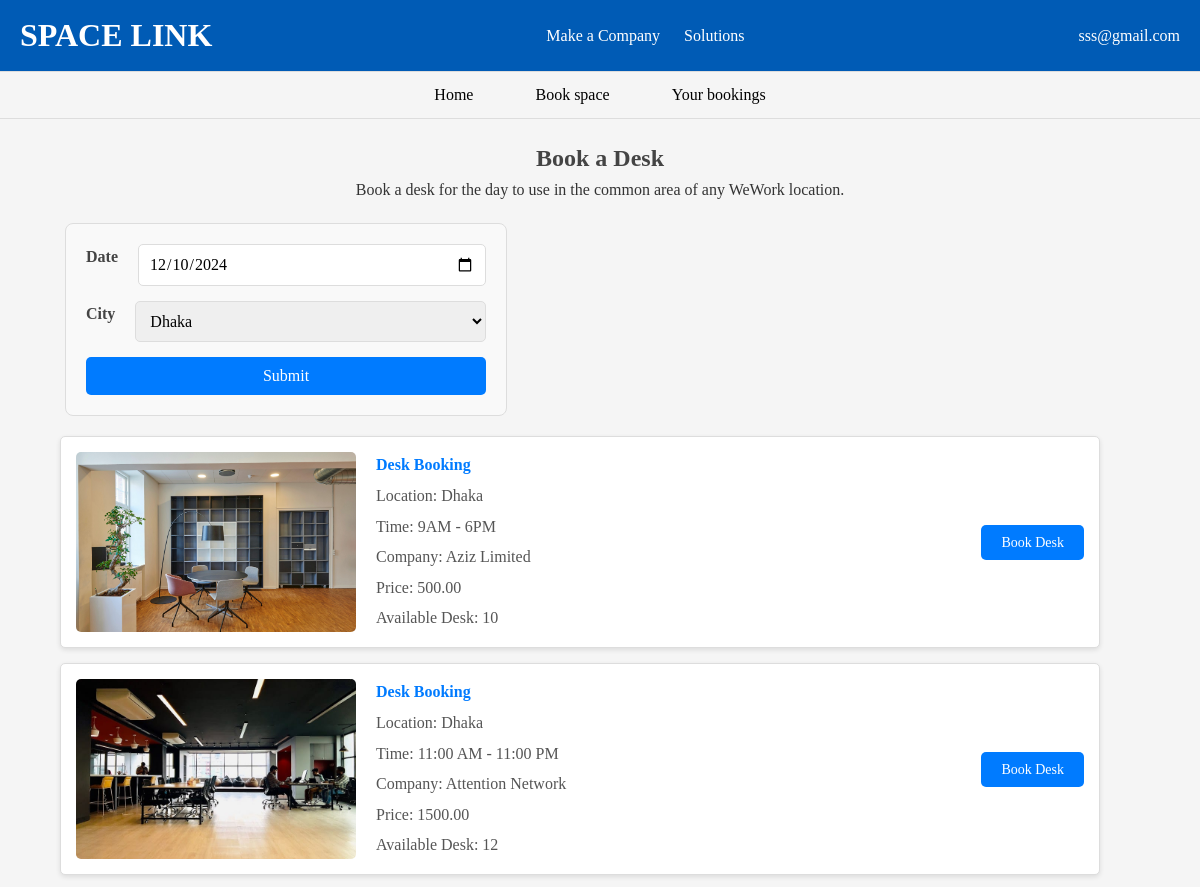
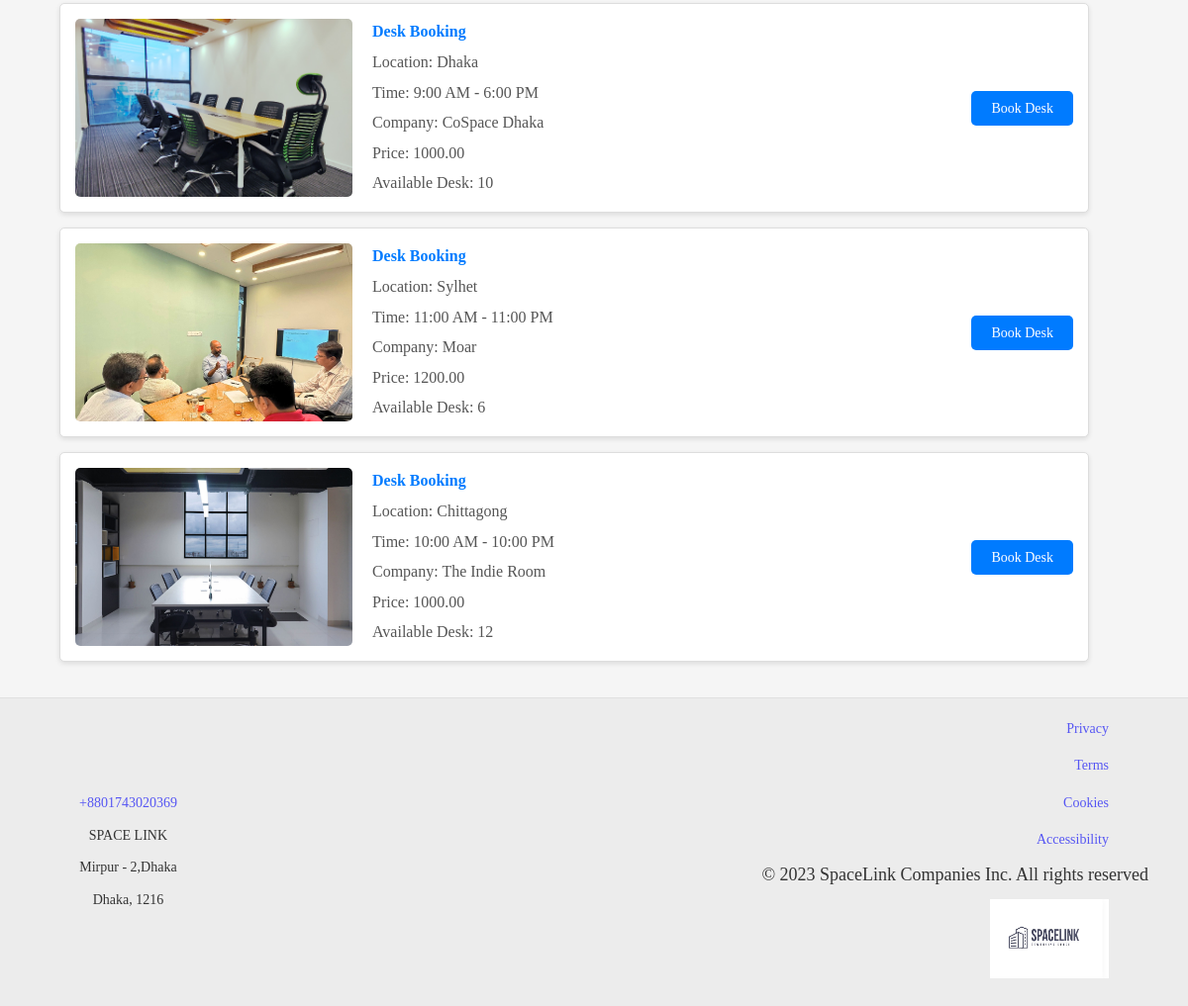
Page /desk/ (signed in) on the committed database (2 pictures, top to bottom).
### Account/models.py (models this page shows, shortened)
class User(AbstractUser, PermissionsMixin):
    CUSTOMER = 'customer'
    COMPANY_ADMIN = 'company_admin'
    company = models.ForeignKey(
        Company,
        on_delete=models.SET_NULL,
        null=True,
        blank=True,
        related_name='admins',
        help_text="The company the user is associated with if they are an admin."
    )
    ROLE_CHOICES = [
        (CUSTOMER, 'Customer'),
        (COMPANY_ADMIN, 'Company Admin'),
    ]
    email = models.EmailField(unique=True)
    role = models.CharField(
        max_length=20,
        choices=ROLE_CHOICES,
        default=CUSTOMER,
    )
    username = None  # Explicitly remove username
    USERNAME_FIELD = 'email'
    REQUIRED_FIELDS = []
    groups = models.ManyToManyField(
        Group,
        related_name="custom_user_set",
        blank=True
    )
    user_permissions = models.ManyToManyField(
        Permission,
        related_name="custom_user_permissions_set",
        blank=True
    )
    objects = CustomUserManager()

### Office/models.py (models this page shows, shortened)
class Desk(models.Model):
    company=models.ForeignKey(Company,on_delete=models.CASCADE)
    time = models.CharField(max_length=400)
    cost = models.DecimalField(max_digits=8, decimal_places=2)
    Cancellation_policy=models.CharField(max_length=600)
    Guest_policy=models.CharField(max_length=600)
    desk = models.IntegerField(default=0)
    image = models.ImageField(upload_to='desk/')

### Company/models.py (models this page shows, shortened)
class Company(models.Model):
    name = models.CharField(max_length=100)
    Location = models.ForeignKey(Location,on_delete=models.CASCADE)
    Company_number = models.CharField(max_length=11,null=True)
    About = models.TextField(blank=True)
    website = models.URLField(blank=True)
    company_mail = models.EmailField(null=True)
    ratings =models.IntegerField(null=True,default=0)
    amenites = models.ManyToManyField(OfficeAmenities)
    is_visible = models.BooleanField(default=False)
    latitude = models.FloatField(null=True)
    longitude = models.FloatField(null=True)

class Location(models.Model):
    name = models.CharField(max_length=255)
    embed_map_url = models.URLField(blank=True, null=True)  # Field to store the embedded map URL
    def __str__(self):
        return self.name

### Core/views.py (the view)
# urls.py: path('desk/',desk_list, name='desk'),
def desk_list(request):
    desks = Desk.objects.all()
    city = request.GET.get('city')
    locations = Location.objects.all()
    if city:
        desks = desks.filter(company__Location__name=city)  # Using `__in` for the Location filter
    return render(request, 'desk_list.html', {'desks': desks,'locations': locations, 'city': city})

### Account/authentication.py (called while the page is built)
    def get_user(self, user_id):
        try:
            return User.objects.get(pk=user_id)
        except User.DoesNotExist:
            return None

### Core/templates/desk_list.html (shortened to what this page needs)
{% extends "home.html" %}
{% block content %}
<header>
  <nav>
    <ul class="navbar" style="display: flex; justify-content: center; align-items: center; background-color: transparent; list-style: none; margin: 0; padding: 10px 20px;">
      <li style="margin: 0 15px;">
        <a href="{% url 'index' %}" style="cursor: pointer; color: black; text-decoration: none; font-weight: 500; padding: 8px 16px; transition: color 0.3s, transform 0.3s;">Home</a>
      </li>
      <li style="margin: 0 15px; position: relative;">
        <a href="#" style="cursor: pointer; color: black; text-decoration: none; font-weight: 500; padding: 8px 16px; transition: color 0.3s, transform 0.3s;">Book space</a>
      </li>
      <li style="margin: 0 15px;">
        <a href="{% url 'list' %}" style="cursor: pointer; color: black; text-decoration: none; font-weight: 500; padding: 8px 16px; transition: color 0.3s, transform 0.3s;">Your bookings</a>
      </li>
    </ul>
  </nav>
</header>
<section class="booking-section">
  <h1>Book a Desk</h1>
  <p>Book a desk for the day to use in the common area of any WeWork location.</p>
  <form id="booking-form">
    <div class="form-group">
      <label for="date">Date</label>
      <input type="date" id="date" value="2024-12-10">
    </div>
    <div class="form-group">
      <label for="city">City</label>
      <select id="city" name="city">
        {% for location in locations %}
          <option value="{{ location.name }}" {% if location.name == location %}selected{% endif %}>{{ location.name }}</option>
        {% endfor %}
      </select>
    </div>
    <button type="submit">Submit</button>
  </form>
<div class="list-container">
      <ul class="list">
        {% for office in desks %}
          <li>
            <img src="{{ office.image.url }}" alt="Desk Image">
            <div class="details">
              <span class="type">Desk Booking</span>
              <span>Location: {{ office.company.Location }}</span>
              <span>Time: {{ office.time }}</span>
              <span>Company: {{ office.company.name }}</span>
              <span>Price: {{ office.cost }}</span>
              <span>Available Desk: {{ office.desk }}</span>
            </div>
            <div class="book-button">
              <a href="{% url 'book-desk' office.pk %}">Book Desk</a>
          </div>
          </li>
        {% empty %}
          <p>No offices available at the moment.</p>
        {% endfor %}
      </ul>
    </div>
    </section>
  {% endblock content %}

### Core/templates/home.html (shortened to what this page needs)
<!DOCTYPE html>
<html lang="en">
<head>
  <link href="https://cdnjs.cloudflare.com/ajax/libs/font-awesome/6.4.0/css/all.min.css" rel="stylesheet">
{% load static %}
{% block stylesheet %}
<link rel="stylesheet" href="{% static 'css/style.css' %}">
{% endblock %}
</head>
<body>
  <header>
    <div class="navbar">
      <div class="logo"><a href="{% url 'home' %}">SPACE LINK</a></div>
      <nav>
        <a href="{% url 'company' %}">Make a Company</a>
        <a href="{% url 'solution' %}">Solutions</a>
      </nav>
      <div class="actions">
        {% if user.is_authenticated %}
            <span class="username">{{ user.email }}</span>
        {% endif %}
    </div>
    </div>
  </header>
  {% block content %}{% endblock %}
    <footer class="footer">
      <div class="footer-left">
          <p><a href="tel:+8801743020369" class="footer-link">+8801743020369</a></p>
          <p>SPACE LINK</p>
          <p>Mirpur - 2,Dhaka</p>
          <p>Dhaka, 1216</p>
      </div>
      <div class="footer-right">
          <div class="footer-links">
              <a href="#" class="footer-link">Privacy</a>
              <a href="#" class="footer-link">Terms</a>
              <a href="#" class="footer-link">Cookies</a>
              <a href="#" class="footer-link">Accessibility</a>
          </div>
          <p>© 2023 SpaceLink Companies Inc. All rights reserved</p>
          <div class="footer-logo">
            <img src="{% static 'images/logo3.jpg' %}" alt="WeWork Logo" />
        </div>
      </div>
  </footer>
</body>
</html>

### Core/static/css/style.css (style rules this page uses)
body, h1, h2, p, a, button, input, select { margin: 0; padding: 0; font-family: "Radley", serif; font-optical-sizing: auto; box-sizing: border-box; }
body { line-height: 1.6; background-color: #f5f5f5; color: #333333; }
.navbar { display: flex; justify-content: space-between; align-items: center; padding: 10px 20px; background-color: #005bb5; border-bottom: 1px solid #ddd; }
.navbar .logo { font-size: 2rem; font-weight: 900; color: #ffffff; }
.navbar .logo a { list-style-type: none; text-decoration: none; color: white !important; }
.navbar nav a { margin: 0 10px; text-decoration: none; color: #ffffff; }
.actions { color: #ffffff; }
.form-group { display: flex; gap: 20px; }
.form-group input, .form-group select { flex: 1; padding: 10px; border: 1px solid #ccc; border-radius: 4px; font-size: 1rem; }
.footer { display: flex; justify-content: space-between; align-items: center; background-color: #ececec; border-top: 1px solid #e0e0e0; }
.footer-left, .footer-right { font-size: 14px; color: #333333; margin: 10px 40px; }
.footer-left p { margin: 10px 40px; }
.footer-right p { font-size: 18px; }
.footer-link { color: #5656f3; text-decoration: none; }
.footer-right { text-align: right; }
.footer-links { display: flex; flex-direction: column; gap: 15px; margin: 10px 40px; }
.footer-logo img { width: 120px; height: 80px; margin: 10px 40px; }

### Core/templates/desk_list.html (style rules this page uses)
.booking-section { padding: 20px; }
h1 { text-align: center; color: #444; }
p { text-align: center; }
.list li { background-color: #fff; border: 1px solid #ddd; border-radius: 5px; padding: 15px; margin-bottom: 15px; box-shadow: 0 2px 5px rgba(0, 0, 0, 0.1); display: flex; align-items: center; gap: 20px; width: 90%; }
.list li img { flex-shrink: 0; width: 280px; height: 180px; border-radius: 5px; object-fit: cover; }
.list li .details { flex: 1; display: flex; flex-direction: column; gap: 5px; }
.list li .details span { font-size: 1rem; color: #555; }
.list li .details span.type { font-weight: bold; color: #007BFF; }
.book-button a { text-decoration: none; list-style-type: none; padding: 10px 20px; font-size: 14px; background-color: #007BFF; color: white; border: none; border-radius: 5px; cursor: pointer; transition: background-color 0.3s; }
#booking-form { margin: 20px 45px; padding: 20px; border: 1px solid #ddd; border-radius: 8px; background-color: #f9f9f9; max-width: 400px; }
#booking-form .form-group { margin-bottom: 15px; }
#booking-form label { display: block; font-weight: bold; margin-bottom: 5px; color: #444; }
#booking-form input[type="date"], #booking-form select { width: 100%; padding: 10px; border: 1px solid #ddd; border-radius: 5px; font-size: 1rem; }
#booking-form button { padding: 10px 20px; background-color: #007BFF; color: white; font-size: 1rem; border: none; border-radius: 5px; cursor: pointer; transition: background-color 0.3s; width: 100%; }

### rows in the picture
User: email "sss@gmail.com"
Desk: image (picture), company.Location "Dhaka", time "9AM - 6PM", company.name "Aziz Limited", cost "500.00", desk "10"
Desk: image (picture), company.Location "Dhaka", time "11:00 AM - 11:00 PM", company.name "Attention Network", cost "1500.00", desk "12"
Desk: image (picture), company.Location "Dhaka", time "9:00 AM - 6:00 PM", company.name "CoSpace Dhaka", cost "1000.00", desk "10"
Desk: image (picture), company.Location "Sylhet", time "11:00 AM - 11:00 PM", company.name "Moar", cost "1200.00", desk "6"
Desk: image (picture), company.Location "Chittagong", time "10:00 AM - 10:00 PM", company.name "The Indie Room", cost "1000.00", desk "12"

### other values in the picture
form field city "Dhaka"
